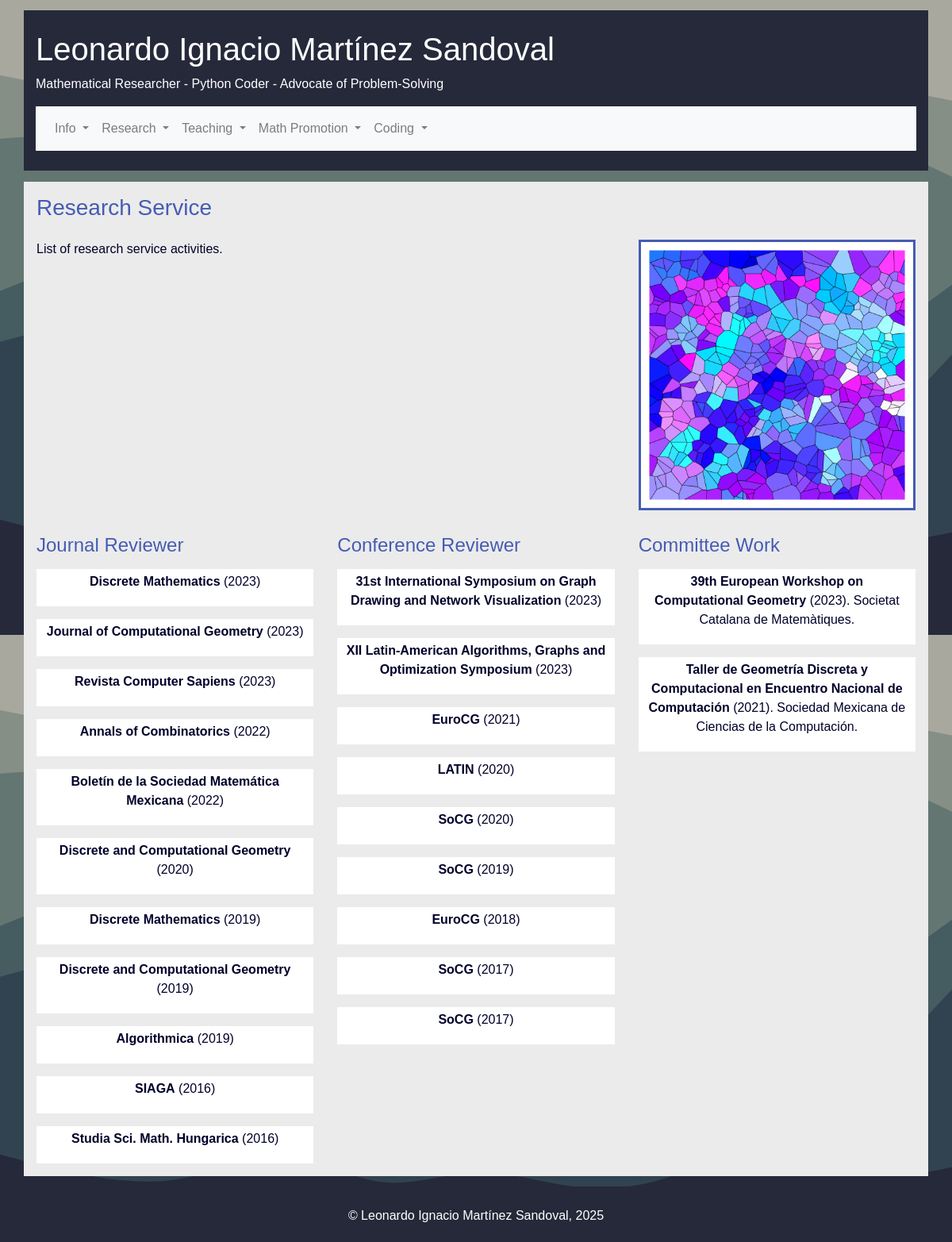
The app's page /sresearch, older data.
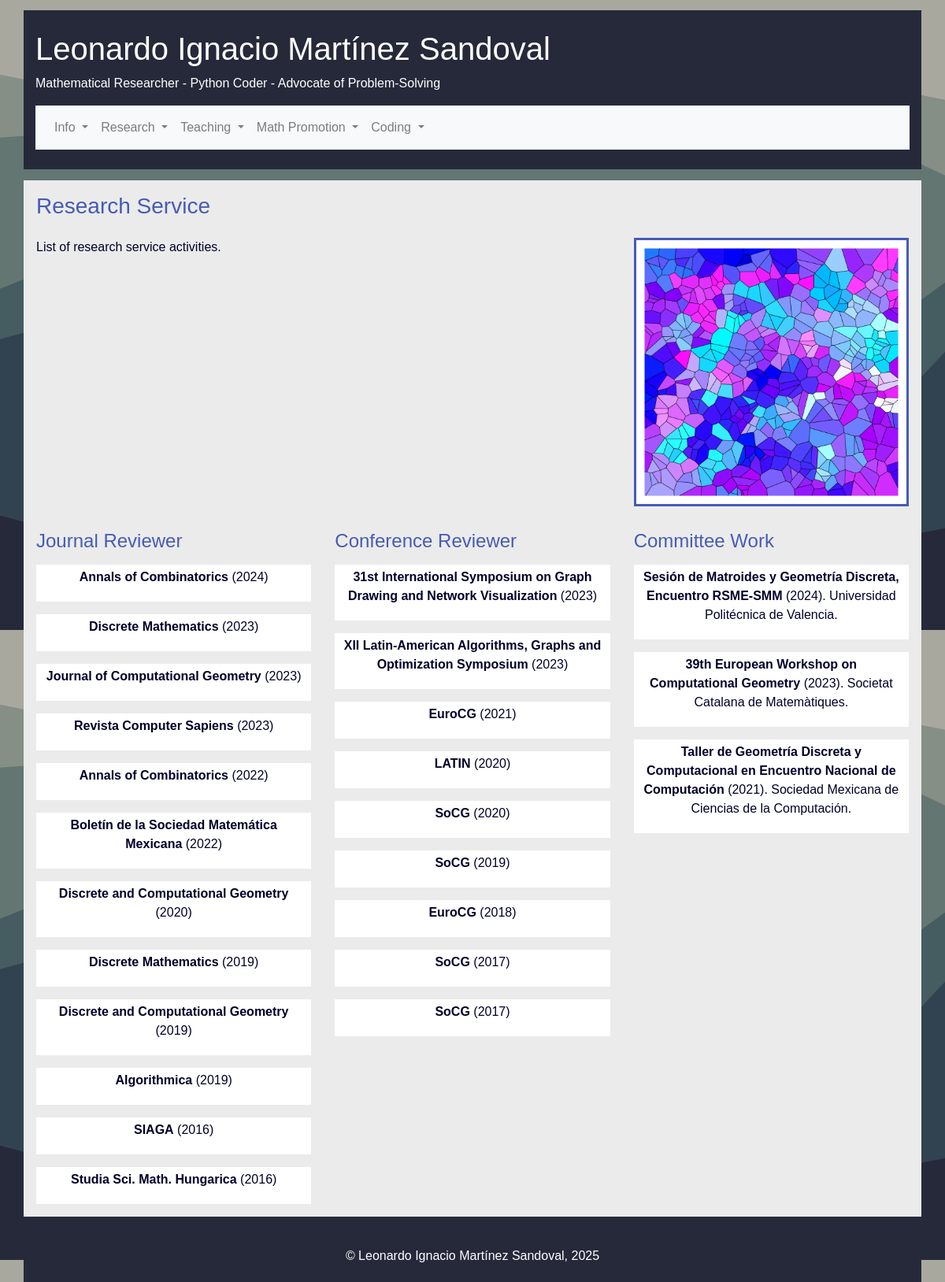
The same page, newer data.
### personalpage/models.py (models this page shows, shortened)
class Service(db.Model):
    __tablename__ = 'service'
    id = db.Column(db.Integer, primary_key=True)
    title = db.Column(db.String(80), unique=True, nullable=False)
    date = db.Column(db.Date(), default=date.today())
    description = db.Column(db.String(140), nullable=False)
    title = db.Column(db.String(80), unique=True, nullable=False)
    service_type = db.Column(db.String(20), nullable=False)
    institution = db.Column(db.Integer, db.ForeignKey('institution.id'))
    location = db.Column(db.Integer, db.ForeignKey('location.id'))

class Institution(db.Model):
    __tablename__ = 'institution'
    id = db.Column(db.Integer, primary_key=True)
    name = db.Column(db.String(80), unique=True, nullable=False)
    name_spa = db.Column(db.String(80), unique=True, nullable=False)
    location = db.Column(db.Integer, db.ForeignKey('location.id'))

### personalpage/cv.py (the view)
@app.route("/sresearch")
def sresearch():
    r_journal = Service.query\
        .filter(Service.service_type=='r_journal')\
        .all()
    r_conference = Service.query\
        .filter(Service.service_type=='r_conference')\
        .all()
    service = Service.query\
        .select_from(Service)\
        .filter(Service.service_type=="o_event_research")\
        .join(Institution)\
        .join(Location, Service.location==Location.id)\
        .add_entity(Institution)\
        .add_entity(Location)\
        .all()
    service.reverse()
    return render_template("personalpage/sresearch.html", r_journal=r_journal, r_conference=r_conference, service = service)

### personalpage/templates/personalpage/sresearch.html
{% extends "body_template.html" %}
    {% block content %}
    <div class="container outter pl-3 pr-3 pt-3">
        <h3>Research Service</h3>
        <div class="row pt-3">
            <div class="col-md-8">
            <p style="text-align: justify"> List of research service activities. </p>
        </div>
        <div class="col-md-4" id="data">
            <div class="blockitem">
                <img src="static/voronoi.png" class="img-fluid"></img>
            </div>
            </div>
        </div>
        <div class="row pt-3">
            <div class="col-lg-4">
                <h4> Journal Reviewer </h4>
                    {% for item in r_journal | sort(attribute='date', reverse = True ) %}
                    <div class="paperitem wrapper mb-3 mt-3">
                        <div class="prob-info">
                            <p><strong> {{ item.title }}</strong> ({{item.date.strftime('%Y')}})
                        </div>
                    </div>
                    {% endfor %}
            </div>
            <div class="col-lg-4 padded">
                <h4> Conference Reviewer </h4>
                    {% for item in r_conference | sort(attribute='date', reverse = True ) %}
                    <div class="paperitem wrapper mb-3 mt-3">
                        <div class="prob-info">
                            <p><strong> {{ item.title }}</strong> ({{item.date.strftime('%Y')}})
                        </div>
                    </div>
                    {% endfor %}
            </div>
            <div class="col-lg-4 padded">
                <h4> Committee Work </h4>
                {% for item in service | sort(attribute='date', reverse = True ) %}
                <div class="paperitem wrapper mb-3 mt-3">
                    <div class="prob-info">
                        <p><strong> {{ item.Service.title }}</strong> ({{item.Service.date.strftime('%Y')}}). {{ item.Institution.name + '.' if item.Institution.name}}
                    </div>
                </div>
                {% endfor %}
            </div>
        </div>
    </div>
    {% endblock %}

Row changes from the older to the newer data that the page shows:
added Service: title "Annals of Combinatorics", date "2024", shown under "Journal Reviewer"
added Service: Service "Sesión de Matroides y Geometría Discreta, Encuentro RSME-SMM", Service "2024", Institution "Universidad Politécnica de Valencia.", shown under "Committee Work"
